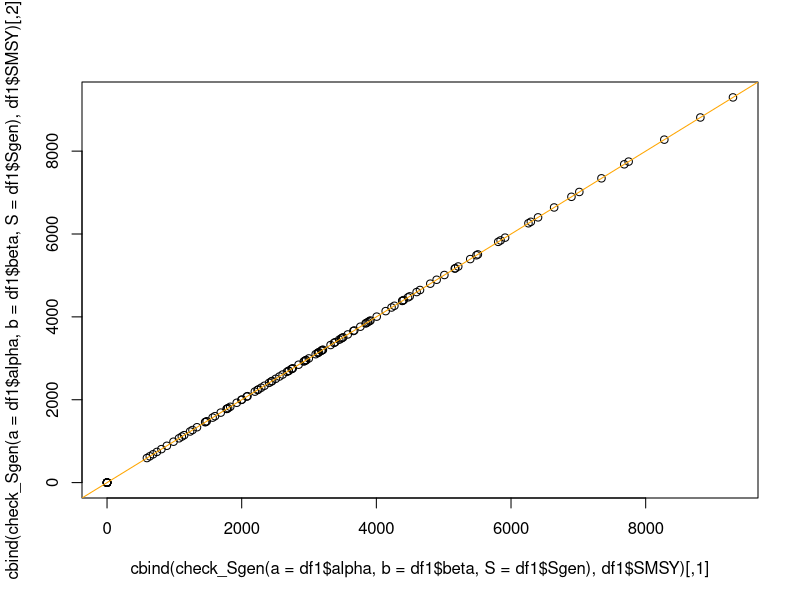
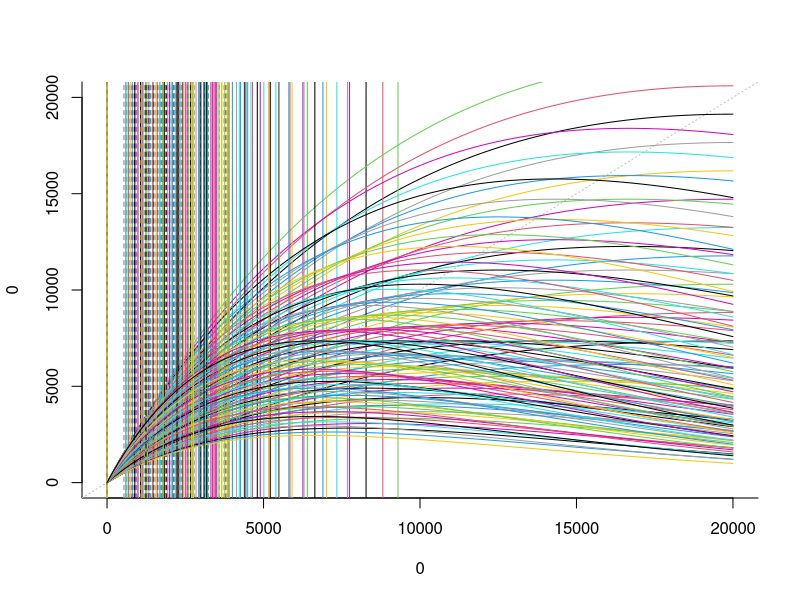
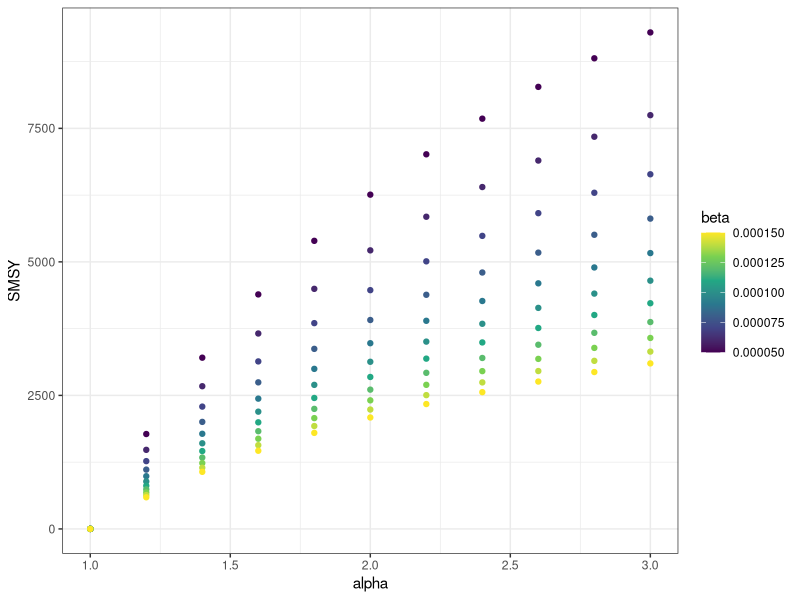
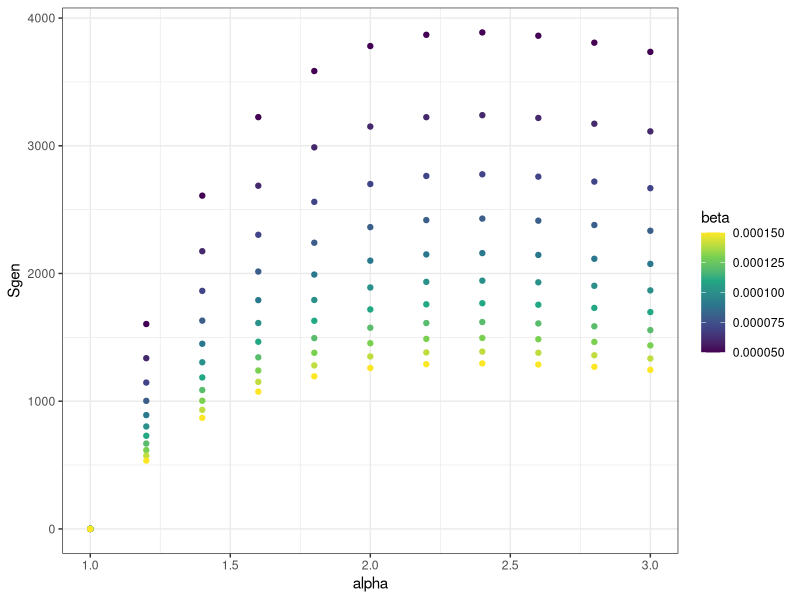
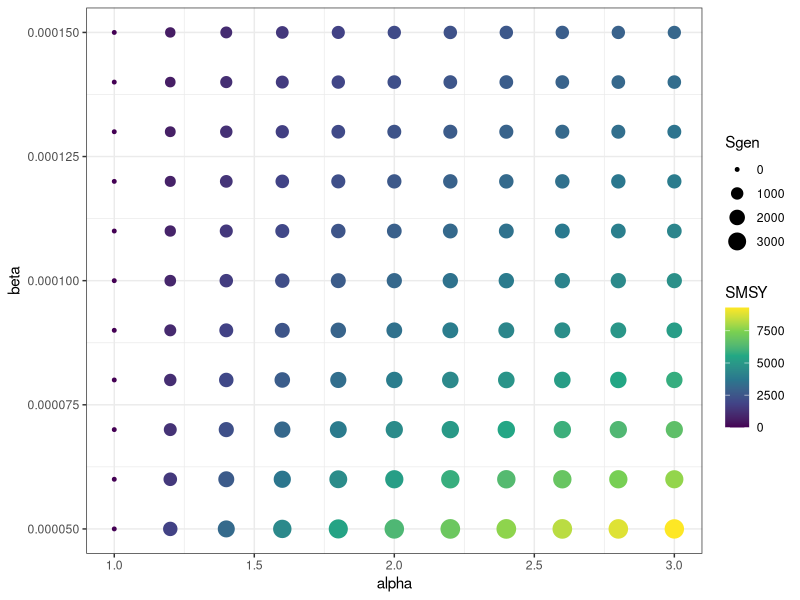
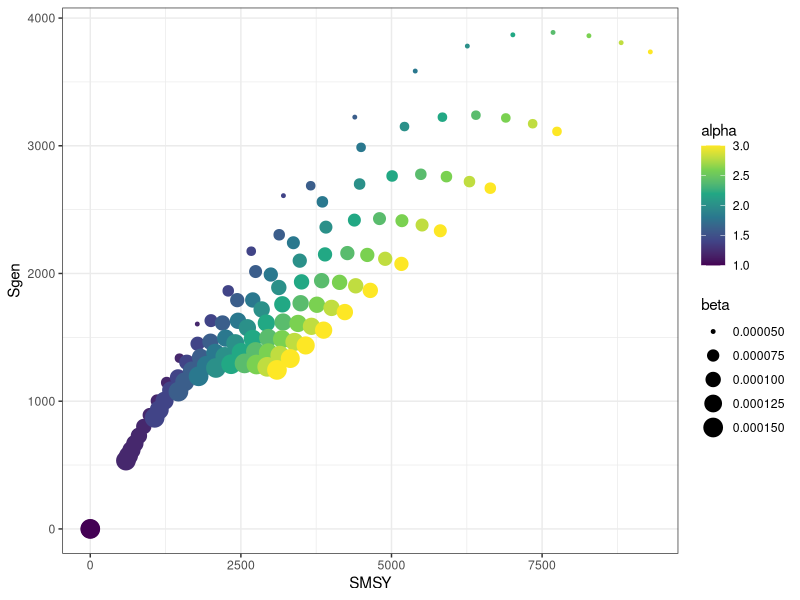

The R source for these figures, in order:
# Compare ricker curves and SMSY values

library(ggplot2)
library(purrr)
options(scipen = 10, digits=9)

# Make series of alpha and beta values
# alphas <- seq(1.5,4, length.out=10)
alphas <- 2 * seq(0.5,1.5,.1)
#betas <- seq(1/10000,1/100000,length.out=10)
betas <- 1/10000 * seq(0.5, 1.5, 0.1)
# make into a data frame
df <- expand.grid(alphas, betas)
names(df) <- c("alpha", "beta")
# generate SMSY based on alpha and beta
#df$SMSY = log(df$alpha)*(0.5-0.07*log(df$alpha))/df$beta # Hilborn and Walters equation to estimate SMSY

# function to get SMSY and Sgen from alpha and beta
get_SMSY_Sgen <- function(a, b, int_lower, int_upper) {
  SMSY <- log(a)*(0.5-0.07*log(a))/b # Hilborn and Walters equation to estimate SMSY
  fun_Sgen <- function(Sgen, a, b, SMSY) {Sgen* a * exp( - b*Sgen) - SMSY}
  Sgen <- uniroot(fun_Sgen, interval=c(int_lower, int_upper), a=a, b=b, SMSY=SMSY)$root
  est  <- data.frame(SMSY, Sgen)
  est
}
# get SMSY and Sgen in new data frame
ndf <- pmap_dfr(list(df$alpha, df$beta, 0, 1/df$beta*2), get_SMSY_Sgen)
# bind SMSY and Sgen to alpha and beta
df1 <- cbind(df, ndf)
# function to check whether Sgen is correct. Should be the spawner number 
#   that gives recruits=SMSY in one generation, no fishing
check_Sgen <- function(a,b,S) {
  a*S*exp(-b*S)
}
# yes, correctly gets to SMSY
plot(cbind(check_Sgen(a=df1$alpha, b=df1$beta, S=df1$Sgen), df1$SMSY))
abline(a=0,b=1, col="orange")

# Plot ricker curves with Sgen and SMSY
plot(type="n", bty="l", x=0, y=0, xlim=c(0,20000), ylim=c(0,20000)) 
abline(a=0, b=1, lty=3, col="gray")
#for(i in sample(1:nrow(df), size=5, replace=FALSE)) {
for(i in 1:nrow(df1)) {
  curve(df1$alpha[i]*x * exp(-df1$beta[i]*x), add=TRUE, col=i)
  abline(v=df1$Sgen[i], col=i, lty=2)
  abline(v=df1$SMSY[i], col=i)
#  text(x=1000+i*10000,y=30000, col=i, label=df$beta[i])
}

# Plot how SMSY and Sgen change with alpha and beta
if(!dir.exists("figures"))
dir.create("figures")

# SMSY
png("figures/fig_SMSY~alpha.png", width=8,height=6, units="in", res=300)
ggplot(df1, aes(x=alpha, y=SMSY, colour=beta)) +
  geom_point() +
  scale_colour_viridis_c() +
  theme_bw()
dev.off()

# Sgen
png("figures/fig_Sgen~alpha.png", width=8,height=6, units="in", res=300)
ggplot(df1, aes(x=alpha, y=Sgen, colour=beta)) +
  geom_point()+
  scale_colour_viridis_c() +
  theme_bw()
dev.off()

# Both are very sensitive to beta. SMSY is more sensitive to alpha. Sgen not very sensitive to alpha.

# All, alpha and beta axes
png("figures/fig_beta~alpha.png", width=8,height=6, units="in", res=300)
ggplot(df1, aes(x=alpha, y=beta, color=SMSY, size=Sgen)) +
  geom_point()+
  scale_colour_viridis_c() +
  theme_bw()
dev.off()

# All, Sgen and SMSY axes
png("figures/fig_Sgen~SMSY.png", width=8,height=6, units="in", res=300)
ggplot(df1, aes(x=SMSY, y=Sgen, color=alpha, size=beta)) +
  geom_point()+
  scale_colour_viridis_c() +
  theme_bw()
dev.off()

# SMSY and Sgen very sensitive to beta, alpha is secondary. 
# For given value of beta, Sgen is highest at intermediate alpha. 
